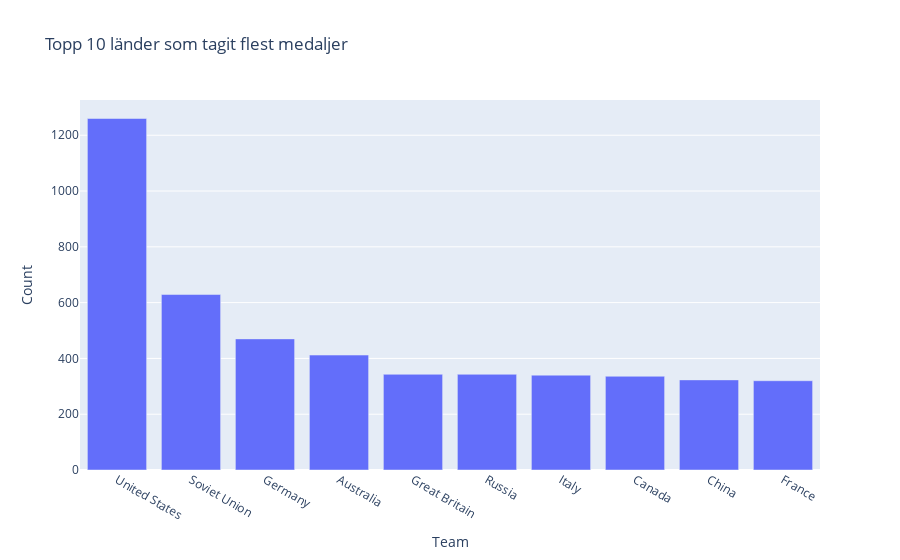

The code cell stored with this chart in its notebook:
### Markdown cell above
# H

### Code cell
# h)
gold_athlete = athlete_events[(athlete_events['Medal'] == "Silver")].dropna()
#gold_athlete = gold_athlete[['Team', 'Medal']].sort_values(by=['Team'])
gold_athlete = gold_athlete.groupby(['Team'])['Medal'].count().reset_index(
  name='Count').sort_values(['Count'], ascending=False)
gold_athlete = gold_athlete.head(10)

fig = px.bar(
    gold_athlete,
    x="Team",
    y="Count",
    title="Topp 10 länder som tagit flest medaljer",
)
fig.show()

### Figure 1 — Plotly figure (JSON) as saved in the notebook; plotly's stock layout.template omitted (floating-point values rounded to 4 significant figures)
{"data": [{"alignmentgroup": "True", "hovertemplate": "Team=%{x}<br>Count=%{y}<extra></extra>", "legendgroup": "", "marker": {"color": "#636efa", "pattern": {"shape": ""}}, "name": "", "offsetgroup": "", "orientation": "v", "showlegend": false, "textposition": "auto", "type": "bar", "x": ["United States", "Soviet Union", "Germany", "Australia", "Great Britain", "Russia", "Italy", "Canada", "China", "France"], "xaxis": "x", "y": [1260, 629, 470, 412, 343, 343, 340, 336, 323, 320], "yaxis": "y"}], "layout": {"barmode": "relative", "legend": {"tracegroupgap": 0}, "title": {"text": "Topp 10 länder som tagit flest medaljer"}, "xaxis": {"anchor": "y", "domain": [0, 1], "title": {"text": "Team"}}, "yaxis": {"anchor": "x", "domain": [0, 1], "title": {"text": "Count"}}}}
